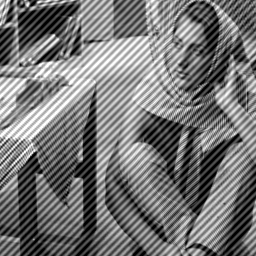
#> input picture hello.jpg, 256 x 256 px
$ python 4.py
#> lines starting #> are read from the running program, lines starting #| are printed output that depends on the picture; after the words box and inside, x2 and y2 are one past the last pixel; in counts of white or black regions, pixels touching at a corner belong together
# Import the necessary libraries
from math import *
from PIL import Image
import numpy as np
from matplotlib import pyplot as plt
from scipy import signal

# input the path of the image
path = 'hello.jpg'

# load the image and convert into
# numpy array
img = Image.open(path)
#> img is the input picture: PIL image 256x256 L; min 0, max 255, mean 117.6
img.show()
matrix = np.asarray(img)

# M = number of rows; N = number of columns
M = len(matrix)
#> M = 256
N = len(matrix[0])
#> N = 256

# the padded matrix
padded_matrix = np.ones((2*M,2*N))*0

# padding the image to 2M X 2N
for i in range(M):
    for j in range(N):
        padded_matrix[i][j] = matrix[i][j]
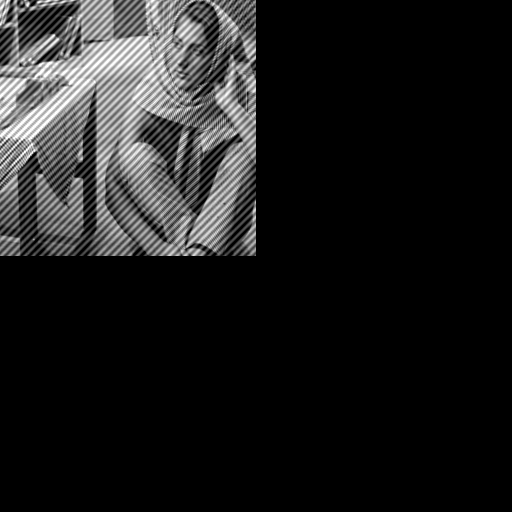
#> padded_matrix: shape (512, 512) float64; min 0, max 255, mean 29.4

# display padded image
img = Image.fromarray(padded_matrix)
#> img: PIL image 512x512 F
img.show()

# the centered 2d dft of image
centered_2d_dft = np.ones((2*M,2*N))*0

# computing the centered dft by multiplying with (-1)^(n+m)
for i in range(2*M):
    for j in range(2*N):
        centered_2d_dft[i][j] = padded_matrix[i][j]*pow(-1,i+j)
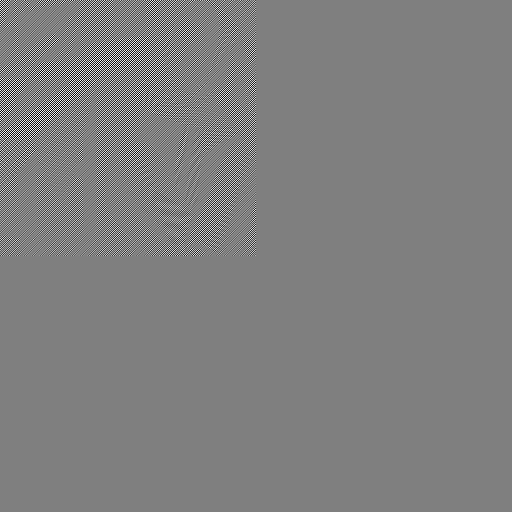
#> centered_2d_dft: shape (512, 512) float64; min -255, max 255, mean 0; drawn with min black and max white

img = Image.fromarray(centered_2d_dft)
img.show()

# finding the dft
dft_image_matrix = np.fft.fft2(centered_2d_dft)

# for plotting the magnitude spectrum
magnitude_spectrum = np.ones((2*M,2*N))*0

# filling the values of magnitude spectrum
for i in range(2*M):
    for j in range(2*N):
        magnitude_spectrum[i][j] = int(round(abs(dft_image_matrix[i][j])))

# finding the min and max value in the matrix for scaling
max = np.amax(magnitude_spectrum)
#> max = 7708935
min = np.amin(magnitude_spectrum)
#> min = 5

# scaling the pixel values
for i in range(2*M):
    for j in range(2*N):
        magnitude_spectrum[i][j] = ((magnitude_spectrum[i][j]-min)/(max-min))*255

# display the magnitude spectrum
img = Image.fromarray(magnitude_spectrum)
img.show()

# defining the filter
filter1 = np.ones((2*M,2*N))*0
filter2 = np.ones((2*M,2*N))*0

# defining D(u,v)
def Duv(i,j):
    i = pow(i-256,2)
    j = pow(j-256,2)
    return pow(i+j,0.5)

# creating the filter
for i in range(2*M):
    for j in range(2*N):
        duv = Duv(i,j)
        if duv<=95:
            filter1[i][j] = 1
        else:
            filter1[i][j] = 0
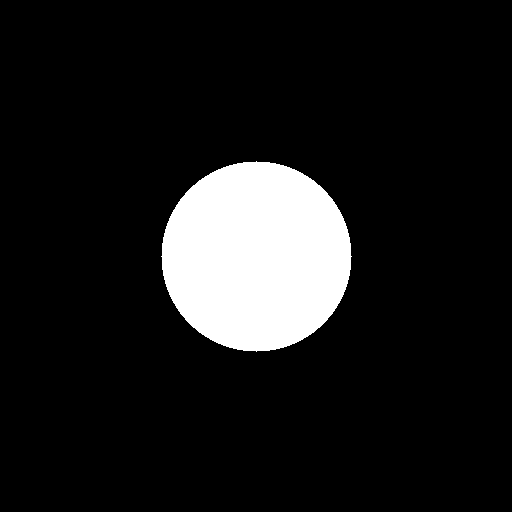
#> filter1: shape (512, 512) float64; values 0 (black) and 1 (white), 10.8% white; 1 white region, box (x1, y1, x2, y2) and area: (161, 161, 352, 352) 28345

# creating another filter
for i in range(2*M):
    for j in range(2*N):
#> (the run stopped early here; a loop or call above may not have finished)
